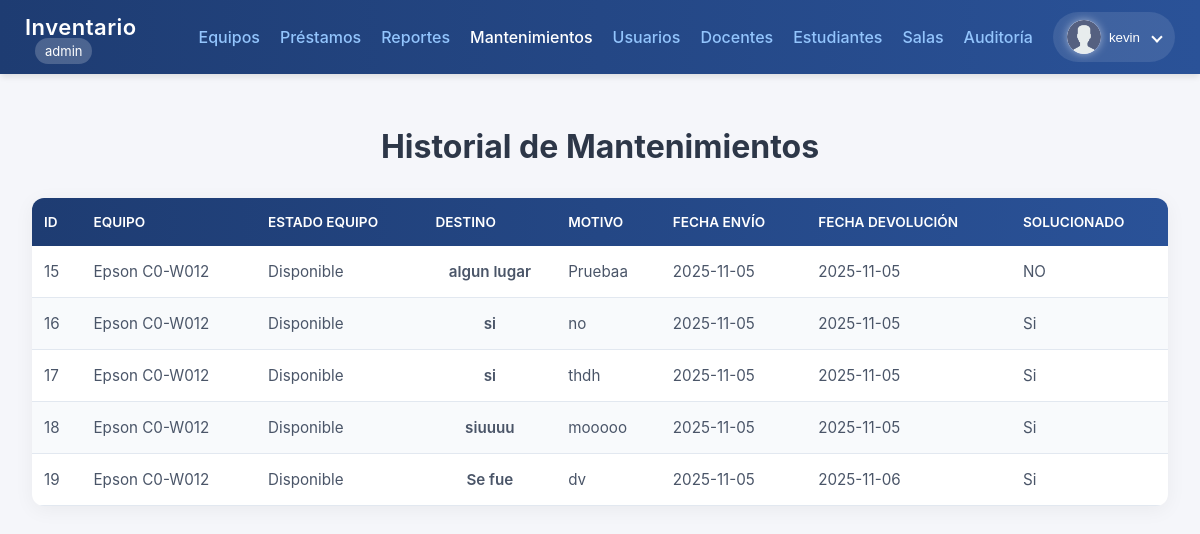
Screenshot of /public/mantenimientos.php (signed in) with the database file from the repository.
### tables this page shows
CREATE TABLE `mantenimientos` (
  `id` int(11) NOT NULL,
  `equipo_id` int(11) NOT NULL,
  `usuario_id` int(11) DEFAULT NULL,
  `reporte_id` int(11) DEFAULT NULL,
  `destino` varchar(255) DEFAULT NULL,
  `motivo` text DEFAULT NULL,
  `fecha_envio` date NOT NULL,
  `fecha_devolucion` date DEFAULT NULL,
  `solucionado` tinyint(1) DEFAULT NULL,
  `observaciones` text DEFAULT NULL,
  `creado_en` timestamp NOT NULL DEFAULT current_timestamp()
);

CREATE TABLE `equipos` (
  `id` int(11) NOT NULL,
  `area_id` int(11) NOT NULL,
  `sala_id` int(11) DEFAULT NULL,
  `tipo` varchar(60) NOT NULL,
  `marca` varchar(80) DEFAULT NULL,
  `modelo` varchar(120) DEFAULT NULL,
  `nro_serie` varchar(120) DEFAULT NULL,
  `serial_interno` varchar(32) NOT NULL,
  `estado` varchar(20) NOT NULL DEFAULT 'bueno',
  `prestado` tinyint(1) NOT NULL DEFAULT 0,
  `con_reporte` tinyint(1) NOT NULL DEFAULT 0,
  `detalles` longtext DEFAULT NULL CHECK (json_valid(`detalles`)),
  `creado_en` timestamp NOT NULL DEFAULT current_timestamp(),
  `actualizado_en` timestamp NULL DEFAULT NULL ON UPDATE current_timestamp(),
  `en_mantenimiento` tinyint(1) DEFAULT 0,
  `con_fallos` tinyint(1) DEFAULT 0
);

### public/mantenimientos.php (the view, shortened to what this page needs)
<?php
require __DIR__ . '/../config/db.php';
$sql = "SELECT m.id AS mantenimiento_id, m.equipo_id, m.destino, m.motivo,
               m.fecha_envio, m.fecha_devolucion, m.solucionado, m.observaciones,
               e.marca, e.modelo, e.estado
        FROM mantenimientos m
        LEFT JOIN equipos e ON e.id = m.equipo_id
        ORDER BY m.fecha_envio DESC";
$res = $mysqli->query($sql);
$mantenimientos = $res ? $res->fetch_all(MYSQLI_ASSOC) : [];
?>
<!doctype html>
<html lang="es">
<head>
    <link rel="stylesheet" href="../css/tabla_mantenimientos.css">
</head>
<body>
<?php include __DIR__ . '/navbar.php'; ?>
<div class="container">
    <h1>Historial de Mantenimientos</h1>
    <?php if (!$mantenimientos): ?>
        <p class="muted">No hay registros de mantenimientos.</p>
    <?php else: ?>
        <table>
            <thead>
                <tr>
                    <th>ID</th>
                    <th>Equipo</th>
                    <th>Estado Equipo</th>
                    <th>Destino</th>
                    <th>Motivo</th>
                    <th>Fecha Envío</th>
                    <th>Fecha Devolución</th>
                    <th>Solucionado</th>
                </tr>
            </thead>
            <tbody>
                <?php foreach ($mantenimientos as $m): ?>
                <tr>
                    <td><?= $m['mantenimiento_id'] ?></td>
                    <td><?= htmlspecialchars($m['marca'] . ' ' . $m['modelo']) ?></td>
                    <td><?= htmlspecialchars($m['estado']) ?></td>
                    <td><?= htmlspecialchars($m['destino']) ?></td>
                    <td><?= htmlspecialchars($m['motivo']) ?></td>
                    <td><?= $m['fecha_envio'] ?></td>
                    <td><?= $m['fecha_devolucion'] ?? '<span class="muted">No devuelto</span>' ?></td>
                    <td class="<?= $m['solucionado'] ? 'status-active' : 'status-returned' ?>">
                        <?php if ($m['solucionado'] ==1): ?>
                                      Si
                        <?php elseif (is_null($m['solucionado'])): ?>
                                 -
                        <?php else: ?>
                               NO
                        <?php endif; ?>
                    </td>
                </tr>
                <?php endforeach; ?>
            </tbody>
        </table>
    <?php endif; ?>
</div>
</body>
</html>

### css/tabla_mantenimientos.css (style rules this page uses)
body { font-family: 'Segoe UI', Tahoma, Geneva, Verdana, sans-serif; background: #f7fafc; margin: 0; }
.container { padding: 2rem; }
h1 { text-align: center; color: #2d3748; margin-bottom: 2rem; }
table { width: 100%; border-collapse: collapse; font-size: 0.95rem; background: #fff; border-radius: 12px; overflow: hidden; box-shadow: 0 4px 20px rgba(0, 0, 0, 0.05); }
thead { background: linear-gradient(90deg, #1e3c72, #2a5298); color: #fff; }
th { color: #fff; padding: 1rem 0.75rem; text-align: left; font-weight: 600; font-size: 0.85rem; text-transform: uppercase; }
td { padding: 1rem 0.75rem; border-bottom: 1px solid #e2e8f0; color: #4a5568; }
tbody tr:nth-child(even) { background: #f8fafc; }
td:nth-child(4) { font-weight: 600; text-align: center; }

### css/navbar.css (style rules this page uses)
:root { --primary-color: #6366f1; --secondary-color: #0f172a; --secondary-light: #1e293b; --bg-dark: #0f172a; --shadow-md: 0 4px 6px -1px rgba(0, 0, 0, 0.1); --transition-fast: 150ms ease-in-out; --bg-secondary: #ffffff; --text-primary: #1e293b; --table-header-bg: #1e3a8a; --table-header-text: #ffffff; }
body { margin: 0; font-family: 'Inter', -apple-system, BlinkMacSystemFont, 'Segoe UI', Roboto, sans-serif; background-color: #f5f6fa; }

### rows the page displays
mantenimientos: id "15", equipo.modelo "Epson C0-W012", equipo.estado "Disponible", destino "algun lugar", motivo "Pruebaa", fecha_envio "2025-11-05", fecha_devolucion "2025-11-05", solucionado "NO"
mantenimientos: id "16", equipo.modelo "Epson C0-W012", equipo.estado "Disponible", destino "si", motivo "no", fecha_envio "2025-11-05", fecha_devolucion "2025-11-05", solucionado "Si"
mantenimientos: id "17", equipo.modelo "Epson C0-W012", equipo.estado "Disponible", destino "si", motivo "thdh", fecha_envio "2025-11-05", fecha_devolucion "2025-11-05", solucionado "Si"
mantenimientos: id "18", equipo.modelo "Epson C0-W012", equipo.estado "Disponible", destino "siuuuu", motivo "mooooo", fecha_envio "2025-11-05", fecha_devolucion "2025-11-05", solucionado "Si"
mantenimientos: id "19", equipo.modelo "Epson C0-W012", equipo.estado "Disponible", destino "Se fue", motivo "dv", fecha_envio "2025-11-05", fecha_devolucion "2025-11-06", solucionado "Si"

### other values shown
$rol "admin"
user()['nombre'] "kevin"
